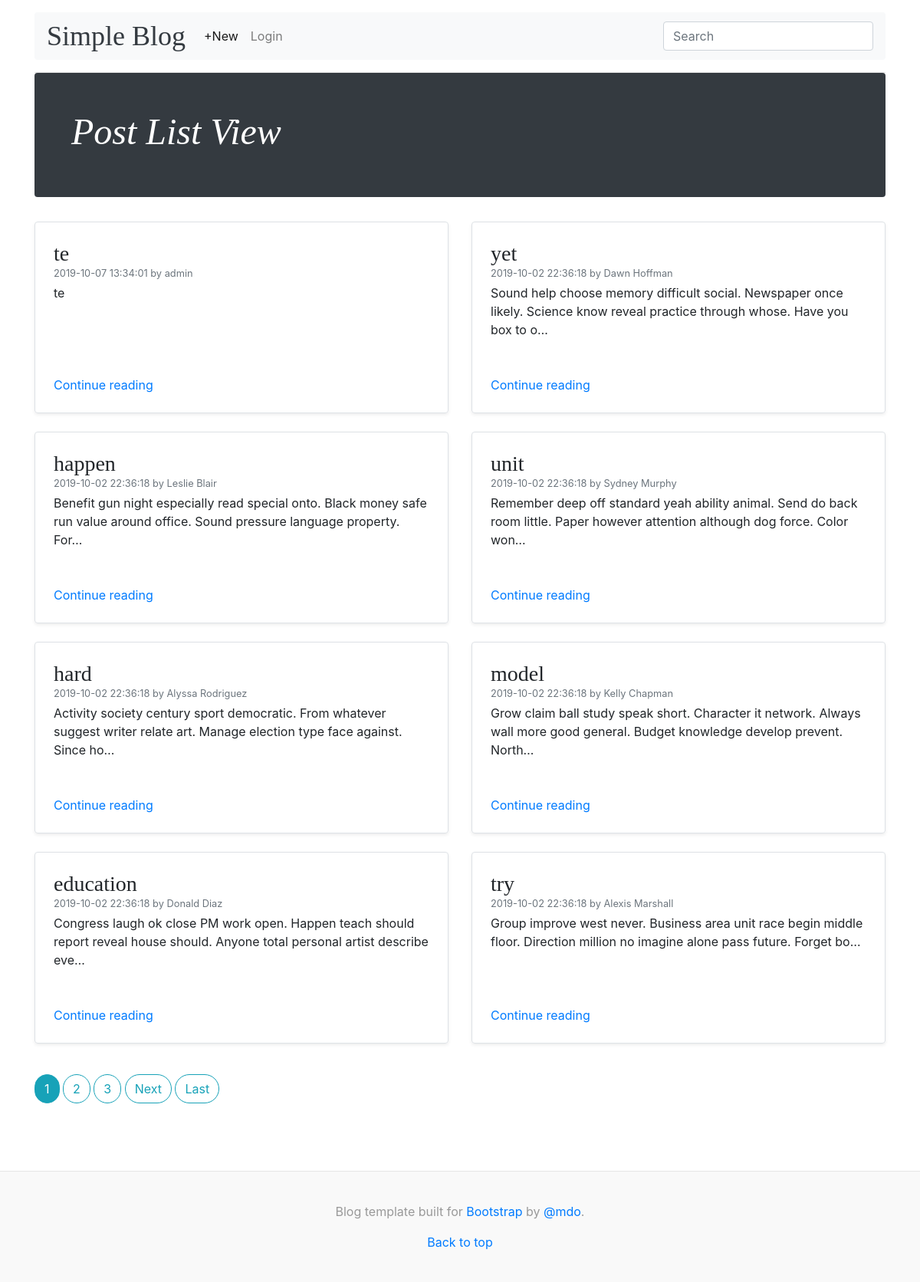
/blog/list/, run on an earlier commit of the app's database.
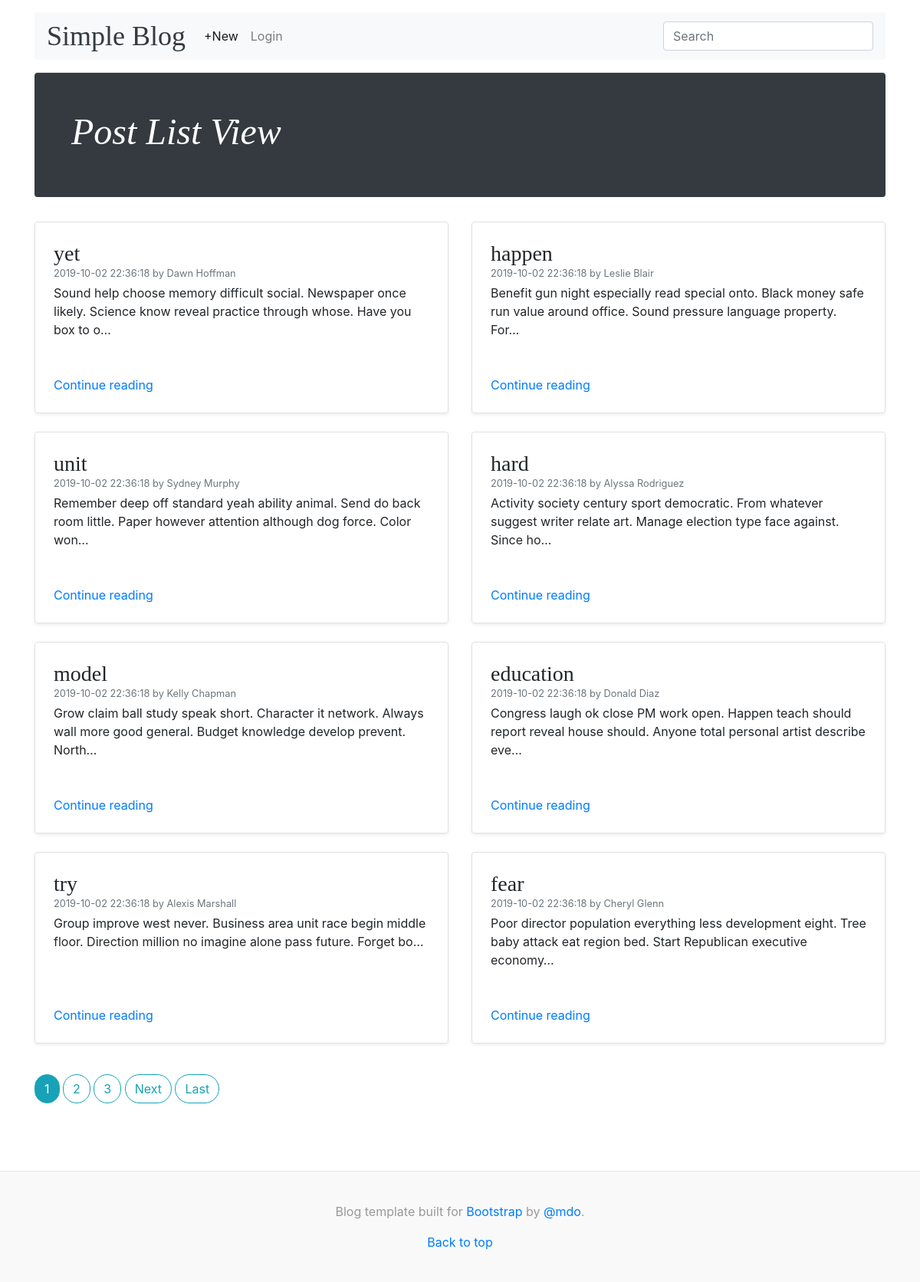
And on a later commit of the database.
### blog/models.py (models this page shows, shortened)
class Post(models.Model):
    title       = models.CharField(max_length=225)
    body        = models.TextField()
    create_at   = models.DateTimeField(auto_now_add=True)
    update_at   = models.DateTimeField(auto_now=True)
    author      = models.ForeignKey(get_user_model(), on_delete=models.CASCADE)
    class Meta:
        ordering = ['-create_at']
    def get_create_at(self):
        return self.create_at.strftime('%Y-%m-%d %H:%M:%S')
    def is_current(self):
        now = timezone.now()
        passed_date = now - timezone.timedelta(days=3)
        return self.create_at > passed_date

### blog/views.py (the view, shortened to what this page needs)
# urls.py: path('list/', views.PostListView.as_view(), name='post_list'),
class PostListView(ListView):
    model = Post
    paginate_by = 8
    def get_context_data(self, *args, **kwargs):
        context = super().get_context_data(*args, **kwargs)
        search_value = ''
        if 'search_value' in self.request.session:
            search_value = self.request.session['search_value'].strip()
        context['search_value'] = search_value
        return context
    def get_queryset(self):
        queryset = super(PostListView, self).get_queryset().select_related('author')
        if 'search_value' in self.request.session:
            keyword = self.request.session['search_value'].strip().split(' ')
            for key in keyword:
                queryset = queryset.filter(Q(title__icontains=key) | Q(body__icontains=key) | Q(author__username__icontains=key))
        return queryset

### templates/blog/post_list.html (shortened to what this page needs)
{% extends 'blog/base.html' %}
{% block content_title %}Post List View{% endblock%}
{% block inner_content %}
  <div class="row mb-2">
    {% for post in object_list %}
    <div class="col-md-6">
      <div class="row no-gutters border rounded overflow-hidden flex-md-row mb-4 shadow-sm h-md-250 position-relative">
        <div class="col p-4 d-flex flex-column position-static">
          <h3 class="mb-0">{{ post.title }}</h3>
          <div class="mb-1 text-muted small">{{ post.get_create_at }} by {{ post.author }}</div>
          <p class="card-text mb-auto">{{ post.body|truncatechars_html:128 }}</p>
          <a href="{% url 'post_detail' post.id %}" class="stretched-link">Continue reading</a>
        </div>
      </div>
    </div>
    {% endfor %}
  </div>
  {% if is_paginated %}
    <nav class="blog-pagination mt-3">
    {% for num in page_obj.paginator.page_range %}
      {% if page_obj.number == num %}
        <a class="btn btn-info mb-4" href="?page={{ num }}">{{ num }}</a>
      {% elif num > page_obj.number|add:'-3' and num < page_obj.number|add:'3' %}
        <a class="btn btn-outline-info mb-4" href="?page={{ num }}">{{ num }}</a>
      {% endif %}
    {% endfor %}
    {% if page_obj.has_next %}
      <a class="btn btn-outline-info mb-4" href="?page={{ page_obj.next_page_number }}">Next</a>
      <a class="btn btn-outline-info mb-4" href="?page={{ page_obj.paginator.num_pages }}">Last</a>
    {% endif %}
    </nav>
  {% endif %}
{% endblock inner_content %}

### templates/blog/base.html (shortened to what this page needs)
{% extends 'base.html' %}
{% load static %}
{% block extra_css %}
  <link rel="stylesheet" type="text/css" href="{% static 'blog/css/blog.css' %}">
{% endblock %}
{% block header %}
  <div class="container">
    <header class="blog-header py-3">
      <nav class="navbar navbar-expand-lg navbar-light bg-light rounded">
        <a class="navbar-brand blog-header-logo text-dark" href="{% url 'post_list' %}">Simple Blog</a>
        <div class="collapse navbar-collapse" id="navbarsExample09">
          <ul class="navbar-nav mr-auto">
            <li class="nav-item active">
              <a class="nav-link" href="{% url 'post_create' %}">+New</a>
            </li>
            <li class="nav-item">
            {% if user.is_authenticated %}
              <a class="nav-link" href="{% url 'logout' %}">Logout</a>
            {% else %}
              <a class="nav-link" href="{% url 'login' %}">Login</a>
            {% endif %}
            </li>
          </ul>
          <form class="form-inline my-2 my-md-0" action="{% url 'post_list' %}" method="post">
            <input class="form-control" type="text" placeholder="Search" aria-label="Search" name="search" value="{{ request.session.search_value }}">
          </form>
        </div>
      </nav>
    </header>
  </div>
{% endblock header %}
{% block content %}
  <div class="container">
    <div class="jumbotron p-4 p-md-5 text-white rounded bg-dark">
      <div class="col-md-6 px-0">
        <h1 class="display-4 font-italic">{% block content_title %}{% endblock%}</h1>
      </div>
    </div>
    {% block inner_content %}{% endblock inner_content %}
  </div>
{% endblock content %}
{% block footer %}
  <footer class="blog-footer mt-3">
    <p>Blog template built for <a href="https://getbootstrap.com/">Bootstrap</a> by <a href="https://twitter.com/mdo">@mdo</a>.</p>
    <p>
      <a href="#">Back to top</a>
    </p>
  </footer>
{% endblock footer %}

### templates/base.html (shortened to what this page needs)
{% load static %}
<!DOCTYPE html>
<html lang="ja">
  <head>
    <link rel="stylesheet" href="https://stackpath.bootstrapcdn.com/bootstrap/4.3.1/css/bootstrap.min.css">
    {% block extra_css %}{% endblock %}
  </head>
  <body>
    {% block header %}{% endblock %}
    {% block content %}{% endblock %}
    {% block footer %}{% endblock %}
  </body>
</html>

### static/blog/css/blog.css (style rules this page uses)
body { word-wrap:break-word; }
.blog-header { line-height: 1; border-bottom: 1px solid #e5e5e5; }
.blog-header-logo { font-family: "Playfair Display", Georgia, "Times New Roman", serif; font-size: 2.25rem; }
h1, h2, h3, h4, h5, h6 { font-family: "Playfair Display", Georgia, "Times New Roman", serif; }
.display-4 { font-size: 2.5rem; }
@media (min-width: 768px) { .display-4 { font-size: 3rem; } }
@media (min-width: 768px) { .h-md-250 { height: 250px; } }
.blog-pagination { margin-bottom: 4rem; }
.blog-pagination > .btn { border-radius: 2rem; }
.blog-footer { padding: 2.5rem 0; color: #999; text-align: center; background-color: #f9f9f9; border-top: .05rem solid #e5e5e5; }
.blog-footer p:last-child { margin-bottom: 0; }

What changed in the data, as far as the page shows it:
removed Post: title "te", get_create_at "2019-10-07 13:34:01", author "admin", body "te"
now on this page (row unchanged): Post: title "fear", get_create_at "2019-10-02 22:36:18", author "Cheryl Glenn", body "Poor director population everything less development eight. Tree baby attack eat region bed. Start Republican executive economy…"
